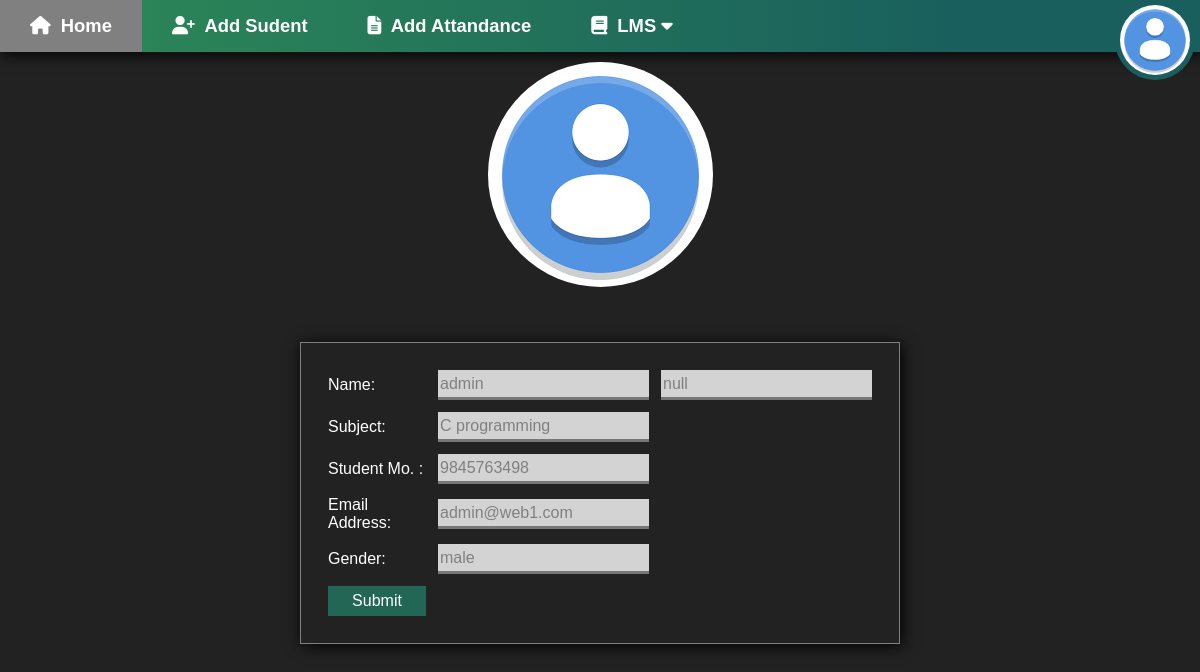
The app's page /AdminPanal/profile.php (signed in) with its own data.
### tables this page shows
CREATE TABLE `faculty` (
  `FID` int(11) NOT NULL AUTO_INCREMENT,
  `first_name` varchar(50) NOT NULL,
  `last_name` varchar(50) DEFAULT NULL,
  `SUBID` int(11) DEFAULT NULL,
  `avatar` varchar(100) DEFAULT '/images/Default_avatar.png',
  `mobile_no` varchar(10) NOT NULL,
  `email` varchar(100) NOT NULL,
  `gender` varchar(10) NOT NULL,
  `credintial_id` int(11) DEFAULT NULL,
  PRIMARY KEY (`FID`),
  KEY `SUBID` (`SUBID`),
  KEY `credintial_id` (`credintial_id`),
  CONSTRAINT `faculty_ibfk_1` FOREIGN KEY (`SUBID`) REFERENCES `subject` (`SUBID`),
  CONSTRAINT `faculty_ibfk_2` FOREIGN KEY (`credintial_id`) REFERENCES `credintial` (`credintial_id`)
);

CREATE TABLE `subject` (
  `SUBID` int(11) NOT NULL AUTO_INCREMENT,
  `subject_code` varchar(50) NOT NULL,
  `name` varchar(50) NOT NULL,
  `credit` int(11) NOT NULL,
  `sem` int(11) NOT NULL,
  `img` varchar(100) DEFAULT '/images/books.jpg',
  PRIMARY KEY (`SUBID`),
  UNIQUE KEY `subject_code` (`subject_code`),
  UNIQUE KEY `name` (`name`)
);

### AdminPanal/profile.php (the view, shortened to what this page needs)
<?php
	$studentconn = mysqli_connect("db", "kali", "kali", "Student");
	$sql_quary = "SELECT * from faculty WHERE FID = '".$_SESSION['FID']."';";
	$user_name_result = mysqli_fetch_assoc(mysqli_query($studentconn, $sql_quary));
	$first_name = $user_name_result['first_name'];
	$last_name = $user_name_result['last_name'];
	$email = $user_name_result['email'];
	$s_mobile = $user_name_result['mobile_no'];
	$SUBID = $user_name_result['SUBID'];
	$gender = $user_name_result['gender'];
	$sql_quary = "SELECT name from subject WHERE  SUBID= '".$SUBID."';";
	$subject_name = mysqli_fetch_assoc(mysqli_query($studentconn, $sql_quary))['name'];
?>
<!DOCTYPE html>
<html>
<head>
	<?php include("nav.php"); ?>
	<div class="pro-img">
		<img src="<?php echo $avatar_link;?>">
	</div>
	<form method="post">
		<table align="center" width="50%" cellpadding="5">
			<tr>
				<td><label class="fonts" for="text">Name:</label></td>
				<td><input class="inputs" placeholder="First Name" type="text" name="first_name" value="<?php echo $first_name;?>" disabled></td>
				<td><input class="inputs" placeholder="Last Name" type="text" name="last_name" value="<?php echo $last_name;?>" disabled></td>
			</tr>
			<tr>
				<td><label class="fonts" for="text">Subject:</label></td>
				<td><input class="inputs" placeholder="Class Name" type="text" name="class" value="<?php echo $subject_name;?>" disabled></td>
			</tr>
			<tr>
				<td><label class="fonts" for="text">Student Mo. :</label></td>
				<td><input class="inputs" placeholder="Student Mobile No" type="text" name="s_mobile" value="<?php echo $s_mobile;?>" disabled></td>
			</tr>
			<tr>
				<td><label class="fonts" for="text">Email Address:</label></td>
				<td><input class="inputs" placeholder="Email" type="text" name="email" value="<?php echo $email;?>" disabled></td>
			</tr>
			<tr>
				<td><label class="fonts" for="text">Gender:</label></td>
				<td><input type="text" name="gender" value="<?php echo $gender;?>" class="inputs" disabled> </td>
			</tr>
			<tr align="center">
				<td ><input class = "inputs btn" type="submit" name="Submit" value="Submit"></td>
			</tr>
		</table>
	</form>
</body>
</html>

### AdminPanal/nav.php (shortened to what this page needs)
<?php
	$studentconn = mysqli_connect("db", "kali", "kali", "Student");
	$sql_quary = "SELECT * from faculty where FID =".$_SESSION['FID'].";";
	$user_name_result = mysqli_fetch_assoc(mysqli_query($studentconn, $sql_quary));
	$avatar_link = $user_name_result['avatar'];
?>
	<link rel="stylesheet" type="text/css" href="/style.css">
</head>
<body>
	<div class="panal">
		<ul class="nav">
			<li class="nav-item"><a href="/AdminPanal/"><i class="fa fa-home nav-item-icon"></i> Home</a></li>
			<li class="nav-item"><a href="add_stu.php"><i class="fa fa-user-plus nav-item-icon"></i> Add Sudent</a></li>
			<li class="nav-item"><a href="addAttandance.php"><i class="fa fa-file-text nav-item-icon"></i> Add Attandance</a></li>
			<li class="nav-item LMS-drop"><a><i class="fa fa-book nav-item-icon"></i> LMS <i class="fa fa-caret-down"></i></a>
			</li>
		</ul>
		<div class="profile">
			<img class="imgAvatar" src="<?php echo $avatar_link ?>">
		</div>
	</div>

### style.css (style rules this page uses)
* { box-sizing: border-box; font-family: sans-serif; }
:root { --dark:#222; --light:white; --red: rgba(250, 0, 0, 0.4); --shadow: gray; --green: rgba(0, 255, 255, 0.4); --gray:#777; }
body { background-color: var(--dark); }
.fonts { color: var(--light); font-size: 1em; }
.inputs { height: 30px; box-shadow: none; font-size: 1em; color: var(--light); background-color: var(--dark); }
input[type=text],input[type=password],input[type=email] { border: none; border-bottom: 3px solid var(--gray); transition-duration: 0.4s; }
.btn { box-shadow: none; color: white; border: none; }
table { padding: 20px; border: 1px solid gray; box-shadow: 2px 2px 15px black !important; }
input[type=submit] { width: 70%; box-shadow: none; background: #265; cursor: pointer; }

### AdminPanal/profile.php (style rules this page uses)
.pro-img { height: 20vh; margin: 10px 0; margin-bottom: 10%; }
.pro-img img { border-radius: 50%; display: block; margin: 0 auto; z-index: 2; transition-duration: 0.8s; }
.btn { width: 100% !important; }
input[type=text] { background-color: lightgray !important; color: gray !important; cursor: not-allowed; }

### AdminPanal/nav.php (style rules this page uses)
.nav-item-icon::before { color: white; padding-right: 5px !important; }
.imgAvatar { border-radius: 50%; height: 80px; border: 5px solid rgba(25, 95, 93, 1.0); transition-duration: 0.15s; }
.profile { position: absolute; right: 0; top: 0; padding-right: 5px; }
.panal { background-image: linear-gradient(to left,rgba(25, 95, 93, 1.0) 20%,seagreen); box-shadow: 2px 2px 15px black; }
body { margin: 0 0; }
.nav { list-style-type: none; margin: 0; padding: 0; overflow: hidden; }
.nav-item { float: left; padding: 15px; font-weight: 700; transition-duration: 0.5s; }
a { text-decoration: none; color: white; padding: 15px; cursor: pointer; font-size: 1.15em; }

### records on screen
faculty: avatar (placeholder picture), first_name "admin", last_name "null", class "C programming", s_mobile "9845763498", email "admin@web1.com", gender "male"
